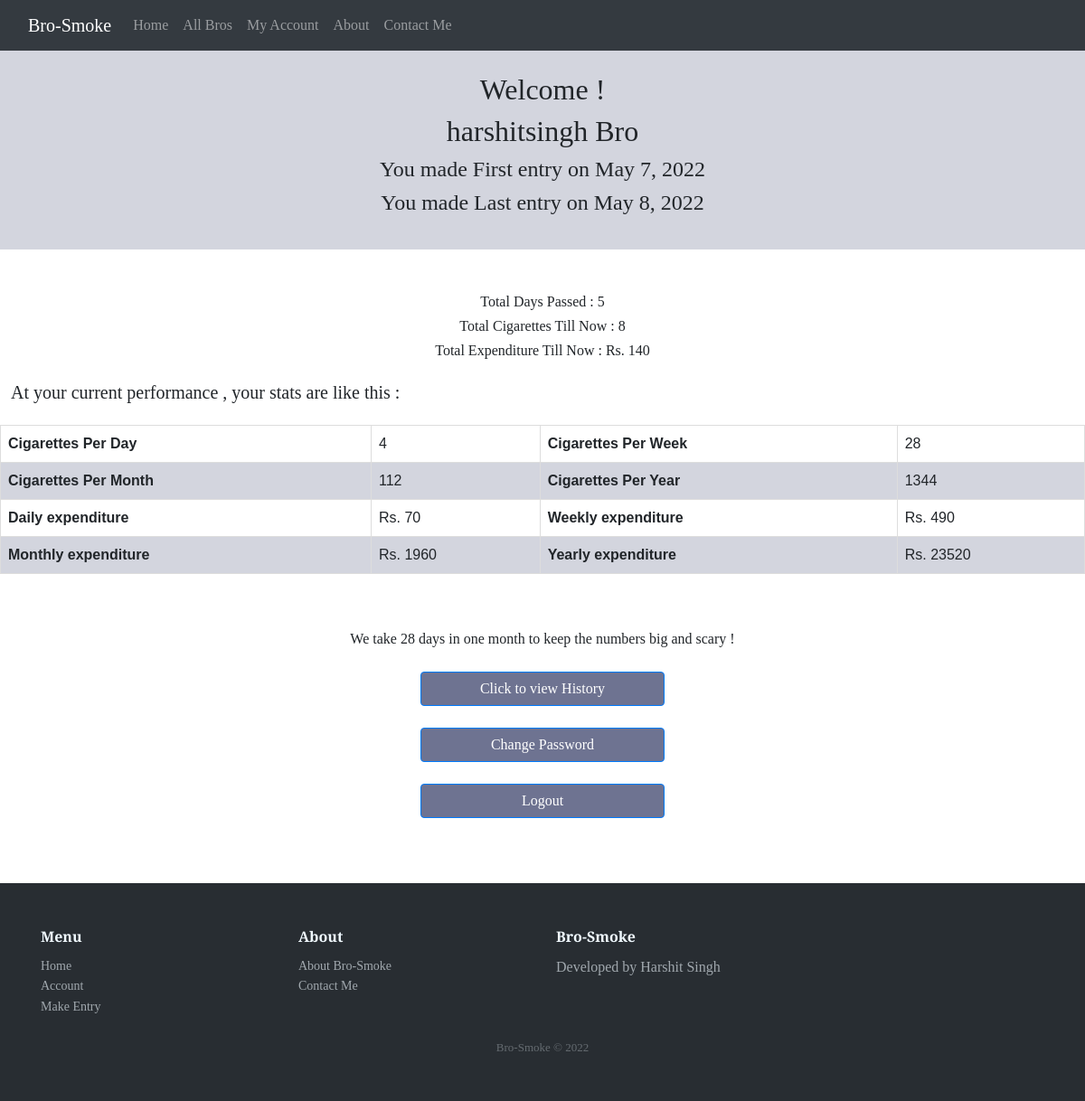
Page /brosmokingapp/myaccount/ (signed in) on the earlier database version.
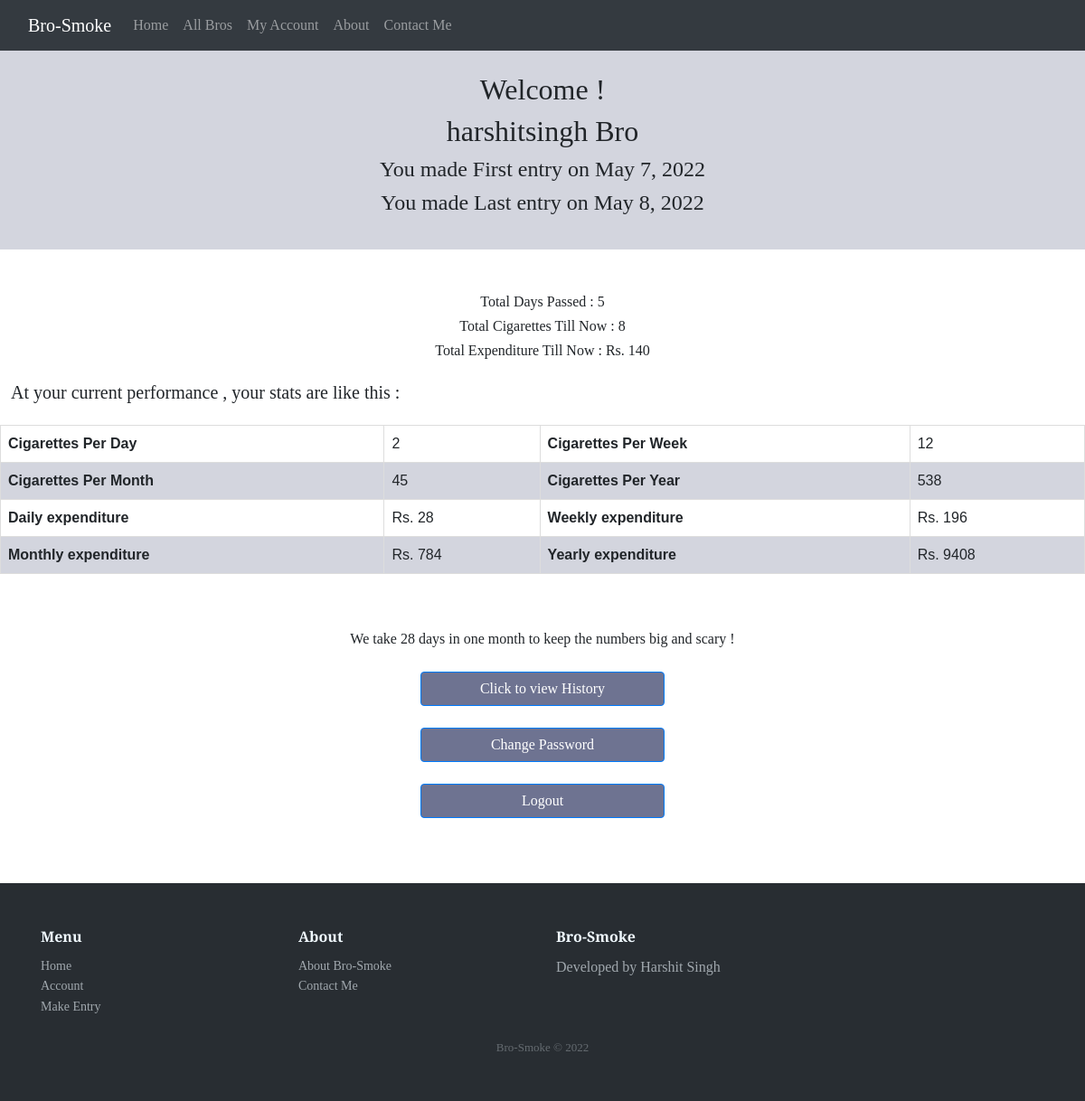
Same page on the later database version.
### brosmokingapp/models.py (models this page shows, shortened)
class Profile(models.Model):
    user = models.ForeignKey(User, on_delete=models.SET_NULL, null=True, blank=True)
    cigday = models.IntegerField(default=0)
    cigweek = models.IntegerField(default=0)
    cigmonth = models.IntegerField(default=0)
    cigyear = models.IntegerField(default=0)
    expday = models.IntegerField(default=0)
    expweek = models.IntegerField(default=0)
    expmonth = models.IntegerField(default=0)
    expyear = models.IntegerField(default=0)

### brosmokingapp/views.py (the view)
# urls.py: path("myaccount/", views.myaccount,name="myaccount"),
def myaccount(request):
    if request.user.is_authenticated:
        try:
            queryset = Profile.objects.get(user=request.user)
        except:
            return render(request,'brosmokingapp/noentry.html')
        aggregate = data.objects.filter(user=request.user).aggregate(Min('date'), Max('date'), Sum('qty'), Sum('cost'))
        min_date = aggregate.get('date__min')
        if min_date is not None:
            curr_date = date(datetime.today().year, datetime.today().month, datetime.today().day)
            max_date = aggregate.get('date__max')
            total_cig = aggregate.get('qty__sum')
            total_cost = aggregate.get('cost__sum')
            days = (curr_date - min_date).days + 1
            weeks = days / 7
            months = weeks / 4
            years = months / 12
            context = {'cigday': math.ceil(total_cig / days), 'cigmonth': math.ceil(total_cig / months),
                       'cigweek': math.ceil(total_cig / weeks),
                       'cigyear': math.ceil(total_cig / years), 'expday': math.ceil(total_cost / days),
                       'expmonth': math.ceil(total_cost / months),
                       'expyear': math.ceil(total_cost / years), 'expweek': math.ceil(total_cost / weeks),
                       'first_date': min_date,
                       'last_date': max_date,
                       'total_cig': total_cig, 'days': days, 'cost': total_cost}
            Profile.objects.filter(user=request.user).update(
                cigday=context['cigday'],
                cigweek=context['cigweek'],
                cigmonth=context['cigmonth'],
                cigyear=context['cigyear'],
                expday=context['expday'],
                expweek=context['expweek'],
                expmonth=context['expmonth'],
                expyear=context['expyear'],      )
            context = {'queryset': queryset,'cig': total_cig, 'min': min_date, 'max': max_date, 'days': days, 'cost': total_cost}
            return render(request,'brosmokingapp/myaccount.html',context)
    else:
        messages.error(request, 'Please login to continue')
        return render(request,'brosmokingapp/login.html')

### brosmokingapp/templates/brosmokingapp/myaccount.html (shortened to what this page needs)
{% extends 'brosmokingapp/basic.html' %}
{% block body %}
{% load static %}
     <div class="heading-title-listing">
        <h2>Welcome !</h2>
        <h2>{{ user }} Bro</h2>
        <h4>You made First entry on {{ min }}</h4>
        <h4>You made Last entry on {{ max }}</h4>
    </div>
    <div class = "account-summary">
        <h6>Total Days Passed : {{ days}}</h6>
        <h6>Total Cigarettes Till Now : {{ cig }}</h6>
        <h6>Total Expenditure Till Now : Rs. {{ cost }}</h6>
    </div>
    <div class="table-heading">
        <h5>At your current performance , your stats are like this :</h5>
    </div>
    <table class="singlebro">
        <tr>
          <th>Cigarettes Per Day</th>
          <td>{{ queryset.cigday }}</td>
          <th>Cigarettes Per Week</th>
          <td>{{ queryset.cigweek }}</td>
        </tr>
        <tr>
          <th>Cigarettes Per Month</th>
          <td>{{ queryset.cigmonth }} </td>
          <th>Cigarettes Per Year</th>
          <td>{{ queryset.cigyear }}</td>
        </tr>
        <tr>
          <th>Daily expenditure</th>
          <td>Rs. {{ queryset.expday }}</td>
          <th>Weekly expenditure</th>
          <td>Rs. {{ queryset.expweek }}</td>
        </tr>
        <tr>
          <th>Monthly expenditure</th>
          <td>Rs. {{ queryset.expmonth }}</td>
          <th>Yearly expenditure</th>
          <td>Rs. {{ queryset.expyear }}</td>
        </tr>
      </table>
    <div class="days-count">
        <p>We take 28 days in one month to keep the numbers big and scary !<p>
    </div>
     <a href="{% url 'history' %}" > <div class="d-grid gap-2 col-3 mx-auto" style="margin-bottom: 2%;">
        <button class="btn btn-primary"   type="button" style="background-color:#6e7391;">Click to view History</button>
     </div></a>
     <a href="{% url 'change_password' %}" >
      <div class="d-grid gap-2 col-3 mx-auto" style="margin-bottom: 2%;">
        <button class="btn btn-primary"   type="button"
      style="background-color: #6e7391;">Change Password</button>
      </div></a>
<a href="{% url 'handleLogout' %}" >
      <div class="d-grid gap-2 col-3 mx-auto" style="margin-bottom: 6%;">
        <button class="btn btn-primary"   type="button"
      style="background-color: #6e7391;">Logout</button>
      </div></a>
      {% endblock %}

### brosmokingapp/templates/brosmokingapp/basic.html (shortened to what this page needs)
<!DOCTYPE html>
<html lang="en">
<head>
     {% load static %}
    <link href="https://cdn.jsdelivr.net/npm/bootstrap@5.1.3/dist/css/bootstrap.min.css" rel="stylesheet"
>
        <link rel="stylesheet" href="https://stackpath.bootstrapcdn.com/bootstrap/4.5.2/css/bootstrap.min.css">
        <link rel="stylesheet" href="https://cdnjs.cloudflare.com/ajax/libs/font-awesome/4.7.0/css/font-awesome.min.css">
      <link rel="stylesheet" href="{% static 'CSS/style.css' %}">
</head>
<body>
{% load static %}
    <nav class="navbar navbar-expand-lg navbar-dark bg-dark" style="background-color: #282A35;">
        <div class="container-fluid">
            <a class="navbar-brand" href="{% url 'Home' %}">Bro-Smoke</a>
            <div class="collapse navbar-collapse" id="navbarNavDropdown">
                <ul class="navbar-nav">
                    <li class="nav-item">
                        <a class="nav-link" aria-current="page" href="{% url 'Home' %}">Home</a>
                    </li>
                    <li class="nav-item">
                        <a class="nav-link" href="{% url 'allbros' %}">All Bros</a>
                    </li>
                    <li class="nav-item">
                        <a class="nav-link" href="{% url 'myaccount' %}">My Account</a>
                    </li>
                    <li class="nav-item">
                        <a class="nav-link" href="{% url 'about' %}">About</a>
                    </li>
                    <li class="nav-item">
                        <a class="nav-link" href="{% url 'contact' %}">Contact Me</a>
                    </li>
                </ul>
            </div>
        </div>
    </nav>
{% block body %}{% endblock %}
    <div class="footer-dark">
        <footer>
            <div class="container">
                <div class="row">
                    <div class="col-sm-6 col-md-3 item">
                        <h3>Menu</h3>
                        <ul>
                            <li><a href="{% url 'Home' %}">Home</a></li>
                            <li><a href="{% url 'myaccount' %}">Account</a></li>
                            <li><a href="{% url 'Home' %}">Make Entry</a></li>
                        </ul>
                    </div>
                    <div class="col-sm-6 col-md-3 item">
                        <h3>About</h3>
                        <ul>
                            <li><a href="{% url 'about' %}">About Bro-Smoke</a></li>
                            <li><a href="{% url 'contact' %}">Contact Me</a></li>
                        </ul>
                    </div>
                    <div class="col-md-6 item text">
                        <h3>Bro-Smoke</h3>
                        <p>Developed by Harshit Singh</p>
                    </div>
                <p class="copyright">Bro-Smoke © 2022</p>
            </div>
        </footer>
    </div>
</body>
</html>

### brosmokingapp/static/CSS/style.css (style rules this page uses)
body { font-family: 'Merriweather', serif; }
.footer-dark { padding:50px 0; color:#f0f9ff; background-color:#282d32; }
.footer-dark h3 { margin-top:0; margin-bottom:12px; font-weight:bold; font-size:16px; }
.footer-dark ul { padding:0; list-style:none; line-height:1.6; font-size:14px; margin-bottom:0; }
.footer-dark ul a { color:inherit; text-decoration:none; opacity:0.6; }
.footer-dark .item.text { margin-bottom:36px; }
.footer-dark .item.text p { opacity:0.6; margin-bottom:0; }
.footer-dark .copyright { text-align:center; padding-top:24px; opacity:0.3; font-size:13px; margin-bottom:0; }
table { margin-bottom:2%; font-family: arial, sans-serif; border-collapse: collapse; width: 100%; }
td, th { border: 1px solid #dddddd; text-align: left; padding: 8px; }
tr:nth-child(even) { background-color: #d3d5de; }
.heading-title-listing { background-color: #d3d5de; height: 220px; text-align: center; padding-top: 2%; }
.singlebro { margin-bottom: 5%; }
.days-count p { text-align-last: center; margin-bottom:2%; }
.account-summary { margin-top: 4%; margin-bottom: 2%; text-align-last: center; }
.table-heading { margin-bottom: 2%; margin-left: 1%; }

Differences in the rows shown:
changed Profile: cigday "4" → "2"; cigweek "28" → "12"; cigmonth "112" → "45"; cigyear "1344" → "538"; expday "70" → "28"; expweek "490" → "196"; expmonth "1960" → "784"; expyear "23520" → "9408"
